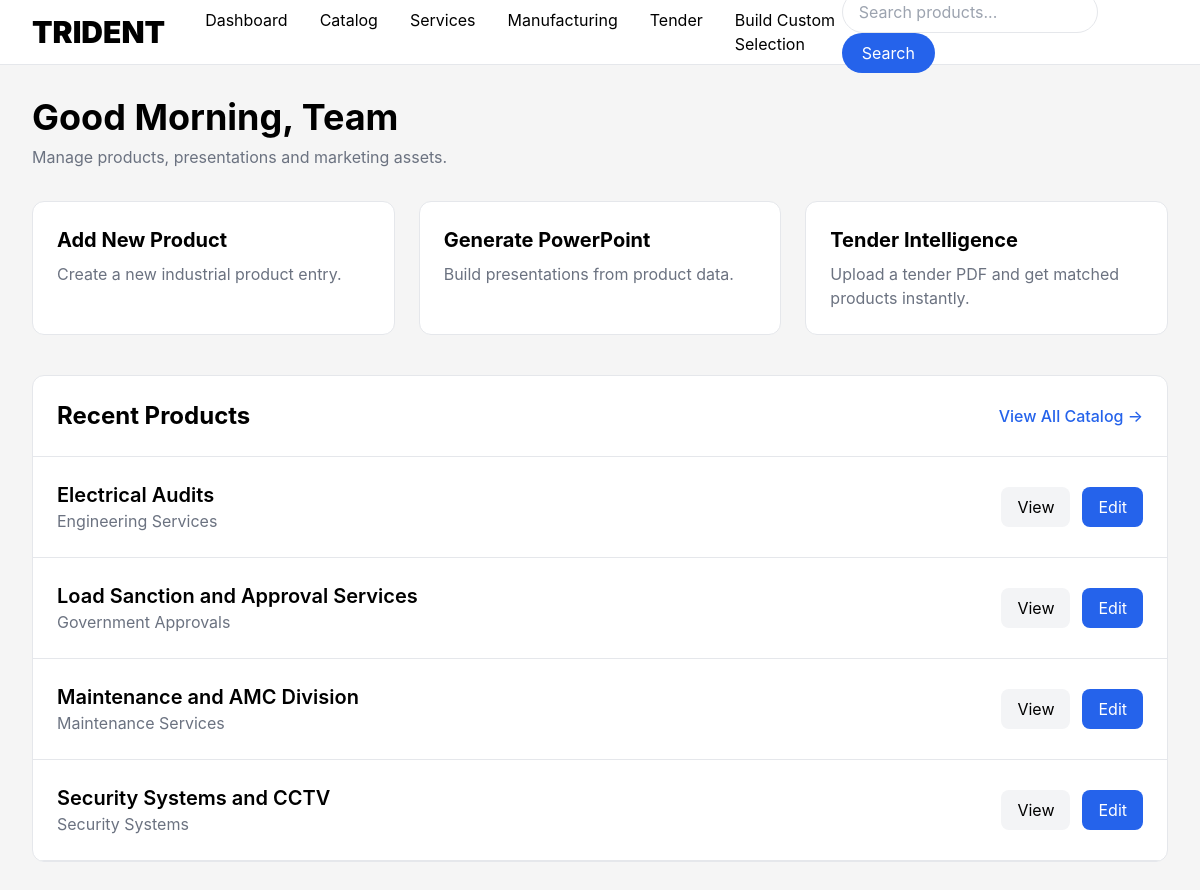
Before: / with the older database file.
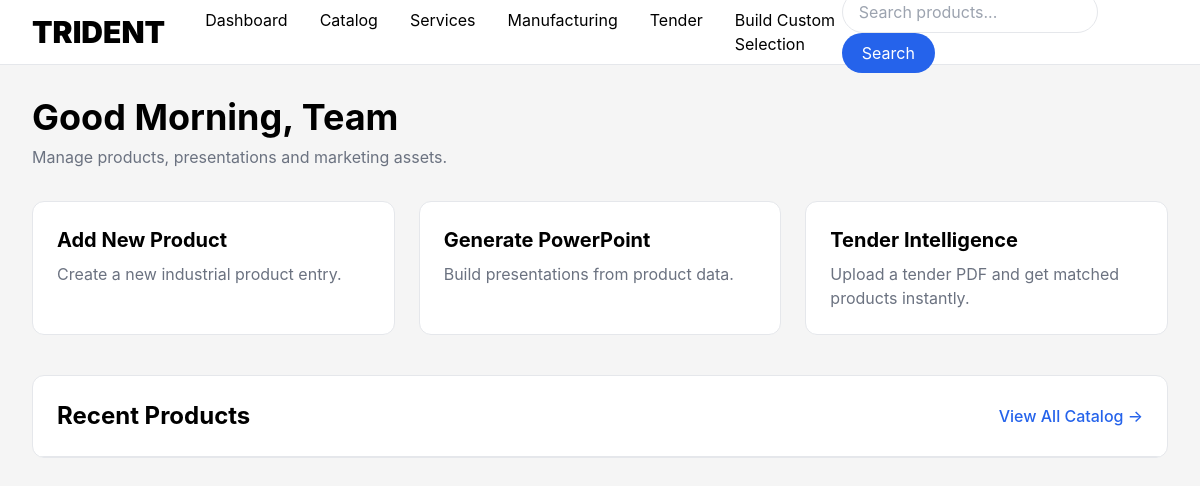
After: the same page with the newer database file.
### app.py (models this page shows)
class Product(db.Model):
    id = db.Column(db.Integer, primary_key=True)
    name = db.Column(db.String(100), nullable=False)
    category = db.Column(db.String(100))
    description = db.Column(db.Text)
    features = db.Column(db.Text)
    applications = db.Column(db.Text)
    image_path = db.Column(db.String(255))

### app.py (the view)
@app.route("/")
def home():
    recent_products = Product.query.order_by(Product.id.desc()).limit(4).all()
    return render_template("home.html", products=recent_products)

### templates/home.html (shortened to what this page needs)
<!DOCTYPE html>
<html lang="en">
<head>
    <script src="https://cdn.tailwindcss.com"></script>
</head>
<body>
    {% include 'navbar.html' %}
    <main class="max-w-7xl mx-auto px-8 py-8">
        <div class="mb-8">
            <h1 class="text-4xl font-bold">
                Good Morning, Team
            </h1>
            <p class="text-gray-500 mt-2">
                Manage products, presentations and marketing assets.
            </p>
        </div>
        <div class="grid md:grid-cols-3 gap-6 mb-10">
            <a href="/add-product" class="bg-white rounded-xl p-6 border hover:shadow-lg transition">
                <h2 class="text-xl font-bold mb-2">
                    Add New Product
                </h2>
                <p class="text-gray-500">
                    Create a new industrial product entry.
                </p>
            </a>
            <div class="bg-white rounded-xl p-6 border hover:shadow-lg transition">
                <h2 class="text-xl font-bold mb-2">
                    Generate PowerPoint
                </h2>
                <p class="text-gray-500">
                    Build presentations from product data.
                </p>
            </div>
            <a href="/tender" class="bg-white rounded-xl p-6 border hover:shadow-lg transition">
                <h2 class="text-xl font-bold mb-2">
                    Tender Intelligence
                </h2>
                <p class="text-gray-500">
                    Upload a tender PDF and get matched products instantly.
                </p>
            </a>
        </div>
        <div class="bg-white rounded-xl border overflow-hidden">
            <div class="flex justify-between items-center p-6 border-b">
                <h2 class="text-2xl font-bold">
                    Recent Products
                </h2>
                <a href="/products" class="text-blue-600 font-medium">
                    View All Catalog →
                </a>
            </div>
            {% for product in products %}
            <div class="flex justify-between items-center p-6 border-b hover:bg-gray-50">
                <div class="flex items-center gap-5">
                    <div>
                        <h3 class="text-xl font-semibold">
                            {{ product.name }}
                        </h3>
                        <p class="text-gray-500">
                            {{ product.category }}
                        </p>
                    </div>
                </div>
                <div class="flex gap-3">
                    <a href="/product/{{ product.id }}" class="bg-gray-100 px-4 py-2 rounded-lg">
                        View
                    </a>
                    <a href="/edit-product/{{ product.id }}" class="bg-blue-600 text-white px-4 py-2 rounded-lg">
                        Edit
                    </a>
                </div>
            </div>
            {% endfor %}
        </div>
    </main>
</body>
</html>

Changed rows visible on the page:
removed Product: name "Electrical Audits", category "Engineering Services"
removed Product: name "Load Sanction and Approval Services", category "Government Approvals"
removed Product: name "Maintenance and AMC Division", category "Maintenance Services"
removed Product: name "Security Systems and CCTV", category "Security Systems"
